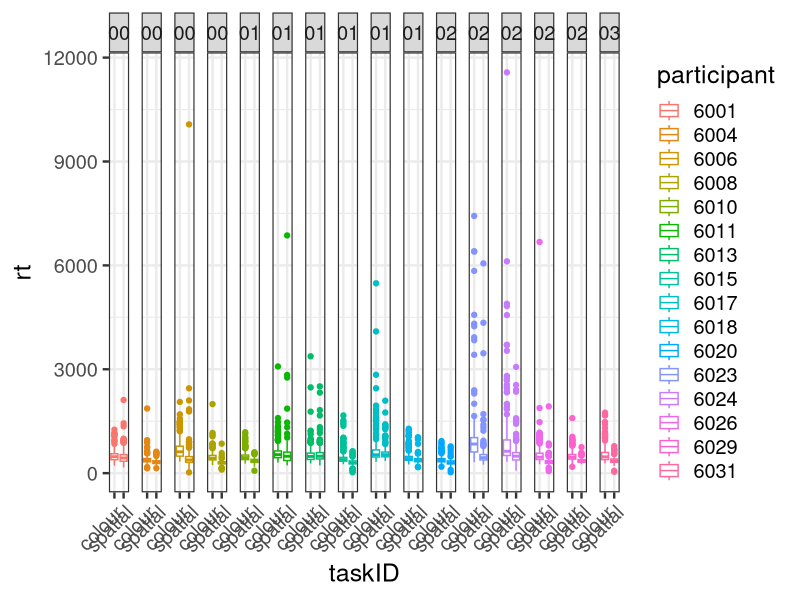
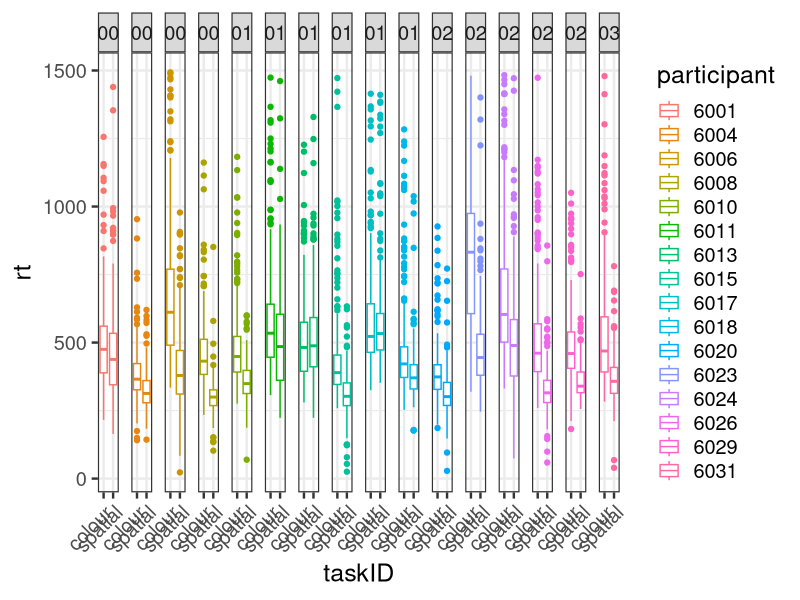
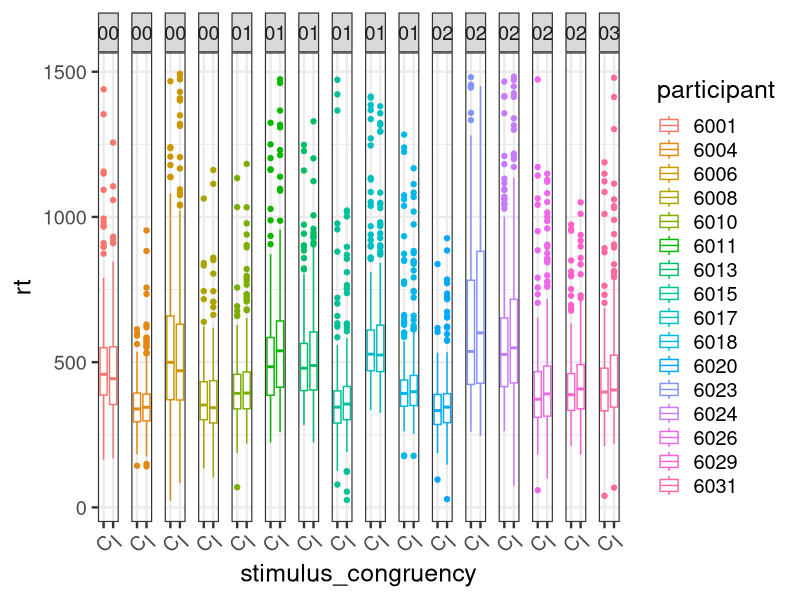
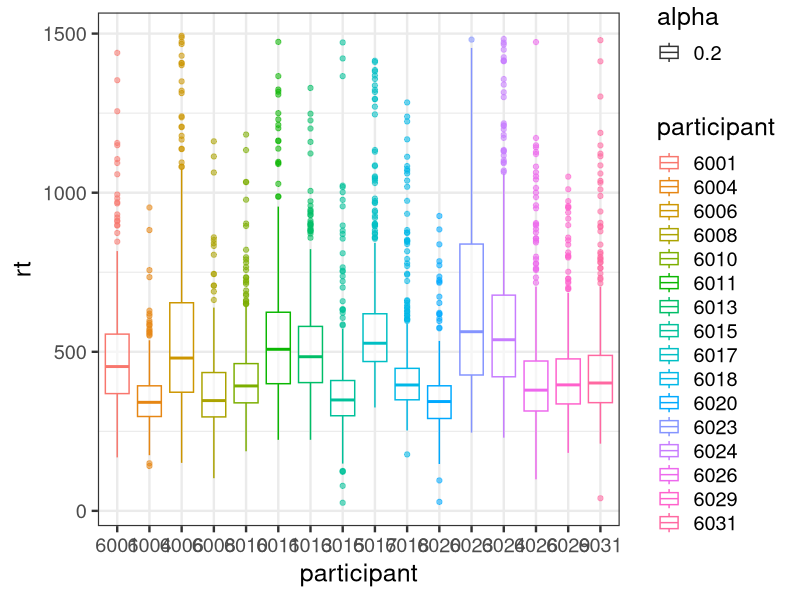
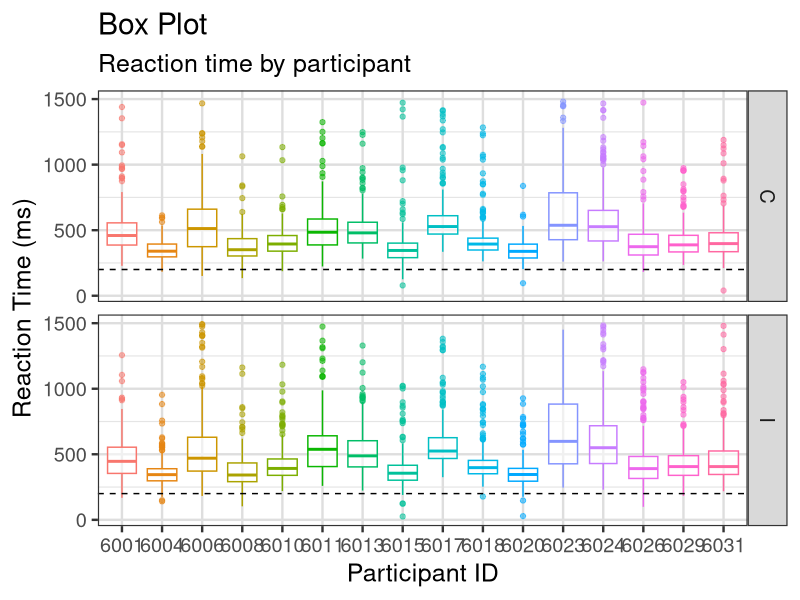
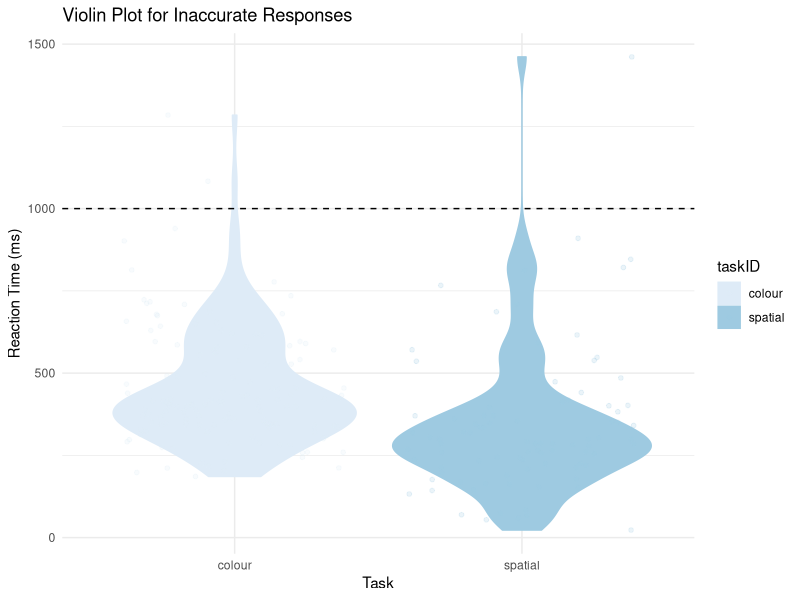

Here is the R script that generated these plots, in order: (Note: this script raises an error after producing the figures.)
# Initialize packages
suppressWarnings(library(tidyverse))
suppressWarnings(library(afex))
suppressWarnings(library(lme4))
suppressWarnings(library(emmeans))
suppressWarnings(library(ggplot2))


# Set working directory
setwd("/Users/anishakhosla/Desktop")

# Load dataset
stroop = read.csv("stroop_data.csv")

# STROOP DATA
# Participant: Participant identifier 
# taskID: color stroop task or a spatial stroop task
# stimulus_ID: relevant stimulus dimension ex. color or position of the letters
# stimulus_distractor: irrelevant stimulus dimension ex. word
# stimulus_congruency: whether or not the word and color of letters match (congruent vs incongruent)
# response_ID: participant response (supposed to respond with color of letters)      
# accuracy: 1 = correct, 0 = incorrect
# rt: reaction time 

## Describe data
# Number of subjects

numSubs <- length(unique(stroop$participant))

print(numSubs)

# Number of trials per subject
numTrials <- stroop %>% 
  group_by(participant) %>% 
  summarise(numTrials = length(rt))

numTrials

table(stroop$participant)

table(stroop$participant, stroop$taskID)

# Look at structure of dataframe (class of variables)
str(stroop)

# Make participant a factor
stroop$participant<- as.factor(stroop$participant)

# Visualize Outliers

theme_set(theme_bw(base_size = 18))

qplot(taskID, rt, facets = . ~ participant, 
      colour = participant, geom = "boxplot", data = stroop) +
  theme(axis.text.x = element_text(angle = 45, hjust = 1))

# Remove Outliers

stroop_clean<- stroop %>% 
  filter(rt < 1500)

# Number of trials per subject

table(stroop_clean$participant)

# Visualize again (w/o outliers)
qplot(taskID, rt, facets = . ~ participant, 
      colour = participant, geom = "boxplot", data = stroop_clean) +
  theme(axis.text.x = element_text(angle = 45, hjust = 1))

# Can also split by congruency
qplot(stimulus_congruency, rt, facets = . ~ participant, 
      colour = participant, geom = "boxplot", data = stroop_clean) +
  theme(axis.text.x = element_text(angle = 45, hjust = 1))


###-----------------------START OF DATA VIZ-----------------------###

## DATA VISUALIZATION
# BOXPLOT
box <- stroop_clean %>%
  filter(accuracy == 1) %>% 
  ggplot(aes(participant, rt, colour = participant, alpha = 0.2)) +
  geom_boxplot(varwidth=T)

box

boxplot <- box +
  geom_hline(yintercept=200, linetype="dashed", color = "black") +
  labs(title = "Box Plot",
       subtitle = "Reaction time by participant",
       x = "Participant ID",
       y = "Reaction Time (ms)") +
  theme(legend.position = "none",
        panel.background = element_rect(fill = "white", colour = "white"),
        panel.grid.major = element_line(colour = "gray87"),
        panel.grid.minor.y = element_line(colour = "gray90")) +
  facet_grid(stimulus_congruency ~ .)

boxplot

# how do I change width to make it reader-friendly?

# VIOLIN PLOT
stroop_clean %>% 
  filter(accuracy == "0") %>% 
  ggplot(aes(taskID, rt, colour = taskID, fill = taskID)) +
  geom_violin() +
  labs(title = "Violin Plot for Inaccurate Responses",
       x = "Task",
       y = "Reaction Time (ms)") +
  geom_point(size = 1.3, 
             alpha = .2,
             position = position_jitter(width = 0.4)) +
  scale_fill_brewer() +
  scale_color_brewer() +
  geom_hline(yintercept=1000, linetype="dashed", color = "black") + 
  theme_minimal() +
  theme(legend.position = "right")

# how would you change the colour of your points?

# how would we demarcate a cut off point?

# how do I save this onto my computer?
# first we have to name it, let's call it violint plot
# set your path to wherever you want the files to be saved

ggsave("My Violin Plot.png", plot = violinplot, 
       path = "~/Dropbox/Baycrest_RWorkshop/Part 2/figures", 
       dpi = 300, width = 8, height = 6, units = "in")

# SCATTERPLOT
stroop_clean %>% 
  ggplot(aes(x = stimulus_congruency, y = rt)) +
  geom_point(shape = 19, alpha = 0.4, size = 2.5, position = position_jitter(width = 0.4)) +
  stat_summary(fun.y = mean, geom = "point", size = 3, fill = "red", color = "red") +
  stat_summary(fun.data = "mean_se", geom = "errorbar",
               width = 0.3, show.legend = FALSE, color = "red") 

# why does this look so ugly?

# make a new df that just has the mean rt values for congruent and incongruent trials per particpant
stroop_clean %>% 
  group_by(participant, stimulus_congruency) %>% 
  summarise(mean_rt = mean(rt)) 

# now pipe this into ggplot 
stroop_clean %>% 
  group_by(participant, stimulus_congruency) %>% 
  summarise(mean_rt = mean(rt)) %>% 
  ggplot(aes(x = stimulus_congruency, y = mean_rt, color = participant)) +
  geom_point(shape = 19, alpha = 0.4, size = 2.5, 
             position = position_jitter(width = 0.1)) +
  stat_summary(fun.data=mean_se, fun.args = list(mult=1), 
               geom="errorbar", color="black", width=0.1) +
  stat_summary(fun.y = mean, geom = "point", size = 3, shape = 8, color = "black") +
  labs(title = "Scatterplot",
       subtitle = "Including participant-level data",
       x = "Condition",
       y = "Mean Reaction Time (ms)") +
  scale_x_discrete(labels = c("Congruent", "Incongruent")) +
  theme_minimal() +
  theme(legend.position = "none", 
        axis.title = element_text(face = "bold", size = 14))

# check out cowplot and ggthemes for even cooler plot themes
# https://cran.r-project.org/web/packages/cowplot/vignettes/introduction.html
# https://ggplot2.tidyverse.org/reference/ggtheme.html

# HEATMAP
View(Seatbelts) # built-in R dataset

# first we need to convert our dataset into a correlation matrix
# we can use the base R cor function
matrix <- round(cor(Seatbelts), 2)
head(matrix)

# to make this into a heatmap, we need to convert from wide to long format
# we use melt for this, which comes from the reshape2 package
library(reshape2)
seat_melt <- melt(matrix)
head(seat_melt) # value here indicates the correlation between the two variables

# use geom_tile to make our heatmap
heatmap <- seat_melt %>% 
  ggplot(aes(x = Var1, y = Var2, fill = value)) +
  geom_tile(color = "white")

heatmap

# But this is boring, how woudl we customize the colours?
# geom_tile(aes(fill = value)) +
# scale_fill_gradient(low = "pink", high = "slateblue3") 

# let's spice this up a bit more
heatmap +
  scale_fill_gradient2(low = "palevioletred1", high = "slateblue3", mid = "white", 
                       midpoint = 0, limit = c(-1,1), space = "Lab", 
                       name="Pearson\nCorrelation") + #/n is like the "return" key
  coord_fixed() + # make it into a square
  geom_text(aes(Var2, Var1, label = value), color = "black", size = 2.5) + # add the r values
  theme_minimal() +
  theme(axis.text.x = element_text(angle = 45, vjust = 1, 
                                   size = 12, hjust = 1))

# This heatmap tutorial was based on work previously published on STHDA: 
# http://www.sthda.com/english/wiki/ggplot2-quick-correlation-matrix-heatmap-r-software-and-data-visualization

# See link below for other ways to customize this
# http://www.sthda.com/english/wiki/ggplot2-quick-correlation-matrix-heatmap-r-software-and-data-visualization

# Side note, you can also use the function heatmap to create similar correlation matrices
# See link below on how to use that:
# https://www.datanovia.com/en/lessons/heatmap-in-r-static-and-interactive-visualization/

###-----------------------END OF DATA VIZ-----------------------###

## Questions:
# How are accuracy and reaction time affected by congruency and task ID?
# How is rt affected by accuracy and congruency? (linear mixed effects model)

# Setting contrasts to be orthogonal (sum to zero)
# the intercept term will be the grand mean
options(contrasts=c('contr.sum','contr.poly'))
# Same thing using afex
afex::set_sum_contrasts()

# more on contrasts: http://www.clayford.net/statistics/tag/sum-contrasts/

## ANOVA
# in afex
# uses car::Anova i.e. type 3 SS

afex::aov_ez(stroop_clean, id = "participant", dv = "rt", within = c("taskID", "stimulus_congruency"))


# in aov_car
# For type 2 or 3 SS, use Anova. But we can't specify random effects with Anova(lm) so we can use afex::aov_car
# aov car uses car::Anova as backend calculations unlike base R aov

aov_car(rt ~  taskID*stimulus_congruency + Error(participant/taskID*stimulus_congruency), data = stroop_clean) # uses car::Anova




#### NICHOLE'S PART ###

# Questions that we want to know:
# How is reaction time related to accuracy and congruency?

## Linear mixed effects model

# how to write a model
lm(rt ~ stimulus_congruency + accuracy + stimulus_congruency*accuracy, data =stroop_clean) %>% summary
# Same thing but shorter eqn
lm(rt ~ stimulus_congruency*accuracy, data = stroop_clean) %>% summary


# The goal of a linear mixed effects model is to estimate the fixed effects (i.e., accuracy and congurency) while controlling for random variance. In general, fixed effects are the variables we expect to have an effect on the dv and random effects are factors we are trying to control. Sources of random variance could be variance between individuals, or variance between stimulus types. These would be modeled as random intercepts. 

stroop_clean%>%
  group_by(participant) %>% 
  summarise(avgRT=mean(rt), sd = sd(rt), se = sd/sqrt(numSubs)) %>%
  ggplot(aes(x=participant, y = avgRT, fill = participant)) +
  geom_bar(stat = "summary", fun.y = "mean") +
  geom_errorbar(aes(ymin=avgRT-se, ymax=avgRT+se))+
  theme_classic()

# mean rts by subject
with(stroop_clean, aggregate(rt ~ participant, FUN = "mean"))


# We can model these individual differences by assuming different random intercepts
# We will be using lmer from lme4 because it allows us to add random effects like random intercepts or slopes

# Question: Controlling for the random variation across participants (and tasks), how does the congruency of the trial and accuracy on the trial predict reaction time?

# lmer will help us estimate the mean for each participant, by adding a random intercept for each participant
# here '(1|participant)' is the syntax for a random intercept 
# it means we are assuming a different intercept or different baseline level for each subject. “1” stands for the intercept here.
# Now your model expects that there’s going to be multiple responses per participant, and these responses will depend on each participant’s baseline level. This effectively resolves the non-independence that stems from having multiple responses by the same subject.

lmer(rt ~ stimulus_congruency*accuracy+(1|participant), data=stroop_clean) %>% summary

## Output
# Random effects: Tells you how much variance you find among levels of your grouping factors and the residual vaiance
# Fixed effects: This part is similar to a linear model output. Gives intercept and error, slope estimate and error


# for a cleaner ANOVA format output
lmer(rt ~ stimulus_congruency*accuracy+(1|participant), data=stroop_clean) %>% anova

mdl <- lmer(rt ~ stimulus_congruency*accuracy+(1|participant), data=stroop_clean)

# extracting coefficients
coef(mdl)

# note: model has a separate intercept for each subject, but parameter estimate (i.e. slope) is constant for across accuracy and stim congruency


# see variablity in response across participants
ranef(mdl)
random.effect.mdl <- ranef(mdl) 
# The condVar argument of the ranef function tells R to compute the variability in response conditional on each random effect at a time. Set condVar to True when there are more than one random effects
qrr2 <- lattice::dotplot(random.effect.mdl, strip = FALSE)
print(qrr2[[1]]) 


#There can also be variance of the fixed effects within each subject. This would be the random slope.
# RT varition across congruency
stroop_clean%>% 
  ggplot(aes(x = stimulus_congruency, y = rt, fill = stimulus_congruency)) +
  stat_summary(fun.y = mean, geom = "bar") +
  stat_summary(fun.data = "mean_se", geom = "errorbar",
               width = 0.1, show.legend = FALSE) +
  facet_wrap(~ participant) +
  xlab("congruency") + ylab("rt") +
  theme_classic()

# RT variation across accuracy
stroop_clean%>% 
  ggplot(aes(x = accuracy, y = rt, fill = accuracy)) +
  stat_summary(fun.y = mean, geom = "bar") +
  stat_summary(fun.data = "mean_se", geom = "errorbar",
               width = 0.1, show.legend = FALSE) +
  facet_wrap(~ participant) +
  xlab("accuracy") + ylab("rt") +
  theme_classic()

# Predicting reaction times from congruency and accuracy, controlling for random slopes of congruency and accuracy and random intercept of participant
# in lmer
lmer(rt ~ stimulus_congruency*accuracy+(stimulus_congruency*accuracy|participant), data=stroop_clean) %>% anova

# We get isSingular error which means we don't have enough data to estimate the random slopes
lmer(rt ~ stimulus_congruency*accuracy+(stimulus_congruency|participant), data=stroop_clean) %>% anova # fails to converge
lmer(rt ~ stimulus_congruency*accuracy+(accuracy|participant), data=stroop_clean) %>% anova


# Pairwise comparisons
mdl<-lmer(rt ~ stimulus_congruency*accuracy+(accuracy|participant), data=stroop_clean) 
emmeans(mdl,pairwise~stimulus_congruency)





## OTHER QUESTIONS
# Question: Is there an association between rt and congruency after controlling for the variation in participants 
lmer(rt ~ stimulus_congruency*taskID +(1|participant), data=stroop_clean) %>% anova

# pairwise comparison using emmeans
mdl <- lmer(rt ~ stimulus_congruency*taskID +(1|participant), data=stroop_clean)
emmeans(mdl,pairwise~stimulus_congruency)
emmeans(mdl,pairwise~taskID)



## R tutorial based on Bodo Winter's tutorial. They also discuss model comparison
# https://web.stanford.edu/class/psych252/section/Mixed_models_tutorial.html
# also check out linear mixed effects models by Bodo Winter
# Barr, Levy, Scheepers, & Tilly, 2013 for debate on whether we should keep models maximal or not i.e. should we include all random effects even if they don't ipprove our model
# lmerTest for p values
